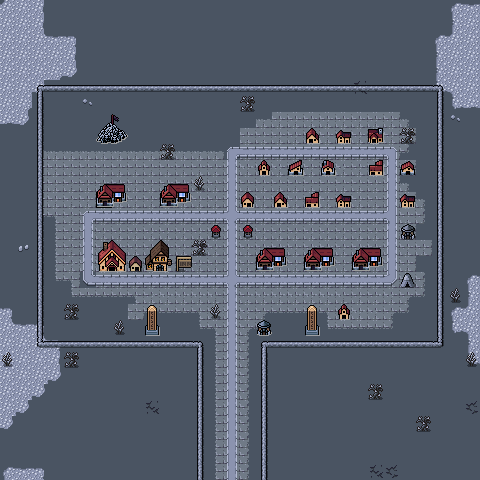

The image is a tile-based game level rendered from a .tmx file. Its description and source (layers, tilesets, objects; grid data summarised) follow:
An orthogonal 30x30 tile map with 16x16 px tiles, 4 tile layers (Background, Ground, Walls, Overlay), 3 tilesets and 9 objects.

<map version="1.10" tiledversion="1.11.2" orientation="orthogonal" renderorder="right-down" width="30" height="30" tilewidth="16" tileheight="16" infinite="0" nextlayerid="6" nextobjectid="68">
 <editorsettings>
  <export target="wastetown..tmx" format="tmx" />
 </editorsettings>
 <tileset firstgid="1" source="../../../../common/maps/tileset/main.tsx" />
 <tileset firstgid="10113" source="../../../../common/maps/tileset/buildings.tsx" />
 <tileset firstgid="11905" source="../../../../common/maps/tileset/buildings-nocollide.tsx" />
 <layer id="1" name="Background" width="30" height="30">
  <data>[900 cells, 900 non-empty, 3 distinct tile ids]</data>
 </layer>
 <layer id="2" name="Ground" width="30" height="30">
  <data>[900 cells, 313 non-empty, 45 distinct tile ids]</data>
 </layer>
 <layer id="3" name="Walls" width="30" height="30">
  <properties>
   <property name="spriteLayer" type="bool" value="true" />
  </properties>
  <data>[900 cells, 154 non-empty, 33 distinct tile ids]</data>
 </layer>
 <layer id="5" name="Overlay" width="30" height="30">
  <data>[900 cells, 49 non-empty, 17 distinct tile ids]</data>
 </layer>
 <objectgroup id="4" name="Objects">
  <object id="38" template="../../../../common/maps/obj/entry_up.tx" x="204" y="368" width="56" height="16" />
  <object id="47" template="../../../../common/maps/obj/inn.tx" x="150" y="273" />
  <object id="48" template="../../../../common/maps/obj/shop.tx" x="104.5" y="274">
   <properties>
    <property name="commonShopList" value="Equipment" />
    <property name="noRestock" type="bool" value="true" />
   </properties>
  </object>
  <object id="58" template="../../../../common/maps/obj/shop.tx" x="97" y="209">
   <properties>
    <property name="commonShopList" value="BoosterPackShop,AlphaBoosterPackShop,BetaBoosterPackShop,GammaBoosterPackShop,DeltaBoosterPackShop" />
    <property name="mythicShopList" value="" />
    <property name="rareShopList" value="" />
    <property name="uncommonShopList" value="" />
   </properties>
  </object>
  <object id="62" template="../../../../common/maps/obj/shardtrader.tx" x="400" y="288" />
  <object id="64" template="../../../../common/maps/obj/shop.tx" x="351.752" y="273.358">
   <properties>
    <property name="commonShopList" value="Creature,Creature2Blue,Creature2Red,Creature2Black,Creature2White,Creature2Green,Creature2Colorless,Sliver,Wall,Assembly,Human" />
    <property name="mythicShopList" value="Assassin,Squirrel,Dragon,Vampire,Minotaur,Dwarf,Devil,Soldier,Demon,Druid,Bird,Wolf,Knight,Skeleton,Shaman,Wizard,Pirate,Rogue,Dinosaur,Ogre,Planeswalker,Legend,WUBRG,Gods" />
    <property name="rareShopList" value="Human,Zombie,Goblin,Elf,Merfolk,Azorius,Dimir,Rakdos,Gruul,Selesnya,Orzhov,Izzet,Golgari,Boros,Simic,PhyrexianColorless,Giant,Spiders,Shapeshifter" />
    <property name="uncommonShopList" value="Land,Vehicle,Equip,Wand,Artifact,Multicolor,Golem,Colorless,Enchantment,Instant" />
   </properties>
  </object>
  <object id="65" template="../../../../common/maps/obj/shop.tx" x="304.501" y="272.284">
   <properties>
    <property name="commonShopList" value="Creature,Creature2Blue,Creature2Red,Creature2Black,Creature2White,Creature2Green,Creature2Colorless,Sliver,Wall,Assembly,Human" />
    <property name="mythicShopList" value="Assassin,Squirrel,Dragon,Vampire,Minotaur,Dwarf,Devil,Soldier,Demon,Druid,Bird,Wolf,Knight,Skeleton,Shaman,Wizard,Pirate,Rogue,Dinosaur,Ogre,Planeswalker,Legend,WUBRG,Gods" />
    <property name="rareShopList" value="Human,Zombie,Goblin,Elf,Merfolk,Azorius,Dimir,Rakdos,Gruul,Selesnya,Orzhov,Izzet,Golgari,Boros,Simic,PhyrexianColorless,Giant,Spiders,Shapeshifter" />
    <property name="uncommonShopList" value="Land,Vehicle,Equip,Wand,Artifact,Multicolor,Golem,Colorless,Enchantment,Instant" />
   </properties>
  </object>
  <object id="66" template="../../../../common/maps/obj/shop.tx" x="257.25" y="273.895">
   <properties>
    <property name="commonShopList" value="Creature,Creature2Blue,Creature2Red,Creature2Black,Creature2White,Creature2Green,Creature2Colorless,Sliver,Wall,Assembly,Human" />
    <property name="mythicShopList" value="Assassin,Squirrel,Dragon,Vampire,Minotaur,Dwarf,Devil,Soldier,Demon,Druid,Bird,Wolf,Knight,Skeleton,Shaman,Wizard,Pirate,Rogue,Dinosaur,Ogre,Planeswalker,Legend,WUBRG,Gods" />
    <property name="rareShopList" value="Human,Zombie,Goblin,Elf,Merfolk,Azorius,Dimir,Rakdos,Gruul,Selesnya,Orzhov,Izzet,Golgari,Boros,Simic,PhyrexianColorless,Giant,Spiders,Shapeshifter" />
    <property name="uncommonShopList" value="Land,Vehicle,Equip,Wand,Artifact,Multicolor,Golem,Colorless,Enchantment,Instant" />
   </properties>
  </object>
  <object id="67" template="../../../../common/maps/obj/shop.tx" x="160.063" y="211.073">
   <properties>
    <property name="commonShopList" value="Creature,Creature2Blue,Creature2Red,Creature2Black,Creature2White,Creature2Green,Creature2Colorless,Sliver,Wall,Assembly,Human" />
    <property name="mythicShopList" value="Assassin,Squirrel,Dragon,Vampire,Minotaur,Dwarf,Devil,Soldier,Demon,Druid,Bird,Wolf,Knight,Skeleton,Shaman,Wizard,Pirate,Rogue,Dinosaur,Ogre,Planeswalker,Legend,WUBRG,Gods" />
    <property name="rareShopList" value="Human,Zombie,Goblin,Elf,Merfolk,Azorius,Dimir,Rakdos,Gruul,Selesnya,Orzhov,Izzet,Golgari,Boros,Simic,PhyrexianColorless,Giant,Spiders,Shapeshifter" />
    <property name="uncommonShopList" value="Land,Vehicle,Equip,Wand,Artifact,Multicolor,Golem,Colorless,Enchantment,Instant" />
   </properties>
  </object>
 </objectgroup>
</map>
